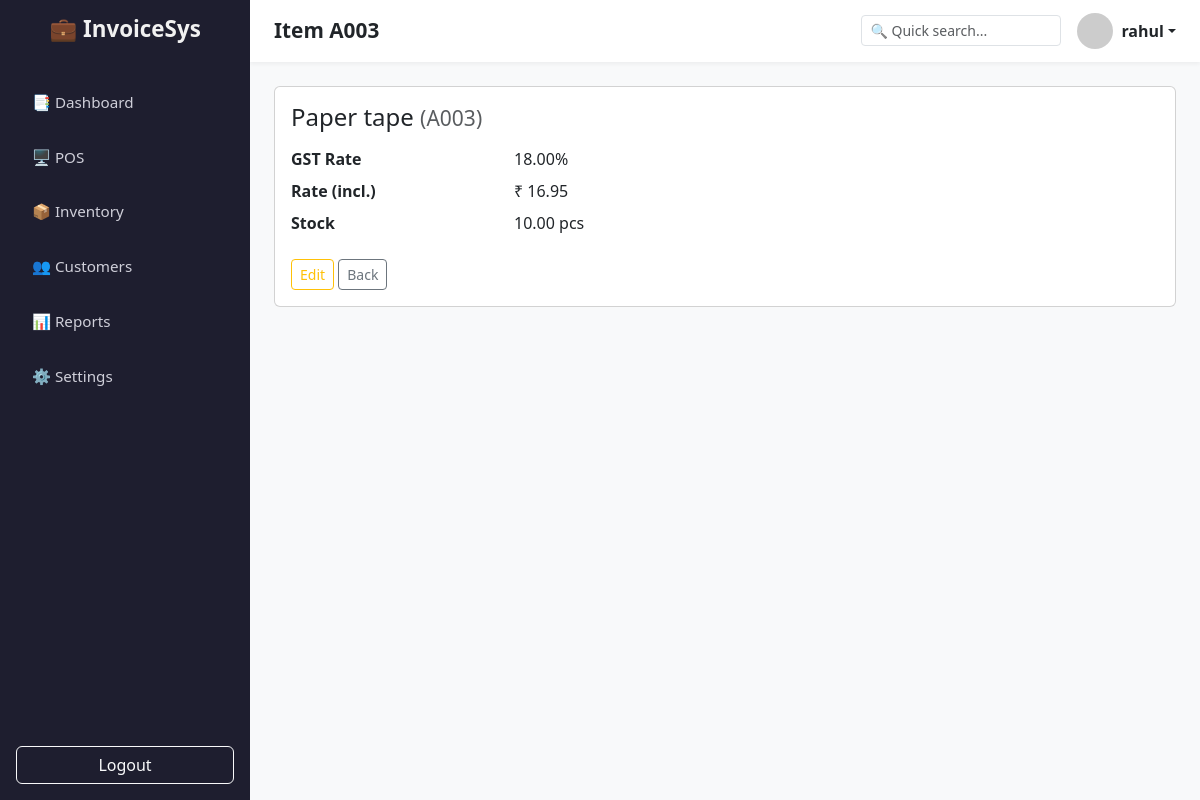
The page /inventory/4/ (signed in) on the database its author committed.
### inventory/models.py (models this page shows, shortened)
class Item(models.Model):
    user = models.ForeignKey(
        settings.AUTH_USER_MODEL,
        on_delete=models.CASCADE,
        related_name="items"
    )
    code = models.CharField(max_length=32)
    name = models.CharField(max_length=200)
    description = models.TextField(blank=True)
    gst_rate = models.DecimalField(max_digits=5, decimal_places=2, default=18.00)  # percent
    rate_incl = models.DecimalField("Rate (incl. tax)", max_digits=12, decimal_places=2)
    unit = models.CharField(max_length=32, default="pcs")
    stock_quantity = models.DecimalField(max_digits=12, decimal_places=2, default=0)
    reorder_level = models.DecimalField(max_digits=12, decimal_places=2, default=0)
    is_active = models.BooleanField(default=True)
    created_at = models.DateTimeField(auto_now_add=True)
    updated_at = models.DateTimeField(auto_now=True)
    class Meta:
        ordering = ["code", "name"]

### inventory/views.py (the view)
# urls.py: path("<int:pk>/", views.item_detail, name="detail"),
@login_required(login_url="/login")
def item_detail(request, pk):
    item = get_object_or_404(Item, pk=pk)
    return render(request, "inventory/item_detail.html", {"item": item})

### inventory/templates/inventory/item_detail.html (shortened to what this page needs)
{% extends "base.html" %}
{% block page_title %}Item {{ item.code }}{% endblock %}
{% block content %}
<div class="card">
  <div class="card-body">
    <h4>{{ item.name }} <small class="text-muted">({{ item.code }})</small></h4>
    <dl class="row">
      <dt class="col-sm-3">GST Rate</dt><dd class="col-sm-9">{{ item.gst_rate }}%</dd>
      <dt class="col-sm-3">Rate (incl.)</dt><dd class="col-sm-9">₹ {{ item.rate_incl }}</dd>
      <dt class="col-sm-3">Stock</dt><dd class="col-sm-9">{{ item.stock_quantity }} {{ item.unit }}</dd>
    </dl>
    <a href="{% url 'inventory:edit' item.pk %}" class="btn btn-sm btn-outline-warning">Edit</a>
    <a href="{% url 'inventory:list' %}" class="btn btn-sm btn-outline-secondary">Back</a>
  </div>
</div>
{% endblock %}

### templates/base.html (shortened to what this page needs)
{% load static %}
<!DOCTYPE html>
<html lang="en">
<head>
    <link href="https://cdn.jsdelivr.net/npm/bootstrap@5.3.2/dist/css/bootstrap.min.css" rel="stylesheet">
</head>
<body>
    <aside class="sidebar">
        <h2>💼 InvoiceSys</h2>
        <nav class="nav flex-column">
            <a class="nav-link {% if request.resolver_match.url_name == 'dashboard' %}active{% endif %}"
               href="{% url 'dashboard' %}">📑 Dashboard</a>
            <a class="nav-link" href="{% url 'pos' 'new' %}">🖥️ POS</a>
            <a class="nav-link" href="{% url 'inventory:list' %}">📦 Inventory</a>
            <a class="nav-link" href="{% url 'customer:list' %}">👥 Customers</a>
            <a class="nav-link" href="#">📊 Reports</a>
            <a class="nav-link" href="#">⚙️ Settings</a>
        </nav>
        <div class="mt-auto">
            <a href="#" class="btn btn-outline-light w-100 mt-3">Logout</a>
        </div>
    </aside>
    <div class="main-content">
        <header class="topbar">
            <h3>{% block page_title %}Dashboard{% endblock %}</h3>
            <div class="d-flex align-items-center gap-3">
                <input type="text" class="form-control form-control-sm" placeholder="🔍 Quick search..." style="width: 200px;">
                <div class="dropdown">
                    <a href="#" class="d-flex align-items-center text-dark text-decoration-none dropdown-toggle"
                       id="dropdownUser" data-bs-toggle="dropdown" aria-expanded="false">
                        <img src="https://ui-avatars.com/api/?name={{ request.user.username|urlencode }}"
                             alt="User Avatar" class="rounded-circle me-2" width="36">
                        <strong>{{ request.user.username }}</strong>
                    </a>
                </div>
            </div>
        </header>
        <main class="content">
            {% block content %}{% endblock %}
        </main>
    </div>
</body>
</html>

### templates/base.html (style rules this page uses)
body { margin: 0; height: 100vh; display: flex; font-family: "Segoe UI", Arial, sans-serif; overflow: hidden; }
.sidebar { width: 250px; background: #1e1e2f; color: white; display: flex; flex-direction: column; padding: 1rem; }
.sidebar h2 { font-size: 1.4rem; margin-bottom: 2rem; text-align: center; font-weight: 600; color: #f1f1f1; }
.sidebar .nav-link { color: #cfcfd9; margin: 0.3rem 0; padding: 0.7rem 1rem; border-radius: 8px; transition: 0.3s; display: flex; align-items: center; gap: 8px; font-size: 0.95rem; }
.main-content { flex: 1; background: #f8f9fa; display: flex; flex-direction: column; overflow: hidden; }
.topbar { background: white; padding: 0.8rem 1.5rem; box-shadow: 0 2px 4px rgba(0,0,0,0.05); display: flex; justify-content: space-between; align-items: center; }
.topbar h3 { margin: 0; font-size: 1.3rem; font-weight: 600; }
.content { flex: 1; padding: 1.5rem; overflow-y: auto; }

### rows shown on the page
Item: code "A003", name "Paper tape", gst_rate "18.00", rate_incl "16.95", stock_quantity "10.00", unit "pcs"

### other values the page prints
{{ request.user.username }} "rahul"
